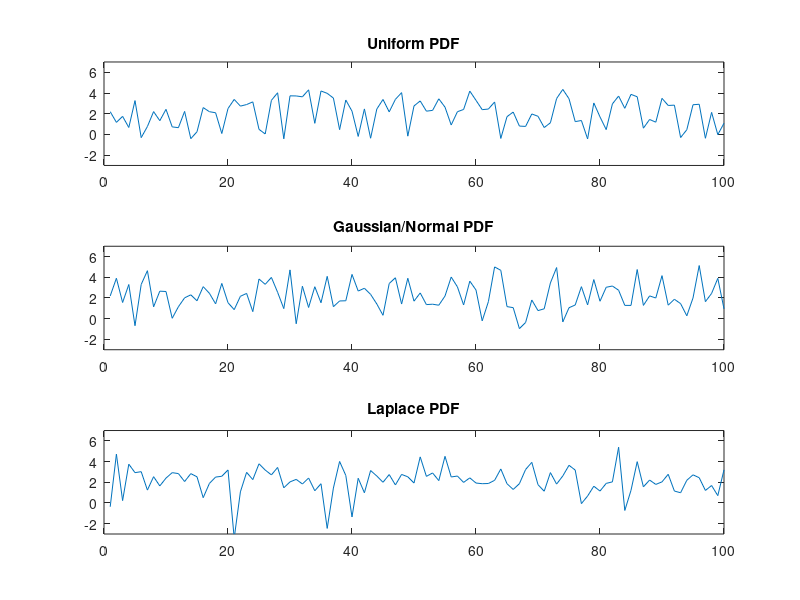

Write the MATLAB code that produced this figure.
N = 100;
mean = 2;
variance = 2;

% A uniform PDF
a = 2 - sqrt(6);
b = 2 + sqrt(6);

uniform_vars = a + (b - a) .* rand(N, 1);
subplot(3,1,1);
plot(uniform_vars);
ylim([-3, 7]);
title("Uniform PDF");

% B gaussian PDF
std_dev = sqrt(variance);
gaussian_vars = mean + std_dev*randn(N,1);
subplot(3,1,2);
plot(gaussian_vars);
ylim([-3, 7]);
title("Gaussian/Normal PDF");

% C Laplace PDF
% Laplace PDF characterized by mean and b where variance is equal to 2b^2
b = 1;
% Laplace PDF can be generated using uniform distribution in interval [-1/2, 1/2]
uni_vars = -0.5 + 1 .* rand(N, 1);
laplace_vars = mean - b*sign(uni_vars).*log(1-2*abs(uni_vars));
subplot(3,1,3);
plot(laplace_vars);
ylim([-3, 7]);
title("Laplace PDF");

